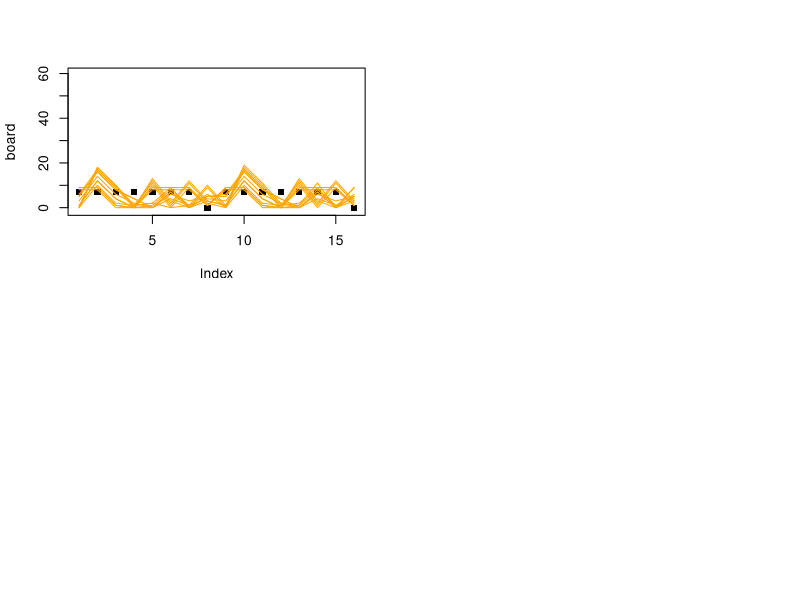

Source code (R):
board  = c( 7, 7, 7, 7, 7, 7, 7, 0,
	     	7, 7, 7, 7, 7, 7, 7, 0)			# Initialize board.
par(mfrow=c(2,2))
plot(board, ylim = c(-1, 60), pch = 15)

pepe = T
pilar = T

housep = sample(1:7, 1)
houser = sample(9:15, 1)
#print(c(housep, houser))
shellsp = board[housep]	
shellsr = board[houser]
dropsp = rep(F, 16)
dropsr = rep(F, 16)
board[housep] = 0
board[houser] = 0
print(board)

while (pepe & pilar) {
while (shellsp > 0) {						
while ((housep+1) < 16 & shellsp > 0) {		
	dropsp[(housep+1)] = T						
	housep = housep + 1
	shellsp = shellsp - 1
	}
stopp = housep
board = board + dropsp
dropsp = rep(F, 16)
housep = 0
}
print(board)
#lines(board, col='cyan')

while (shellsr > 0) {
while ((houser + 1) <= 16 & shellsr > 0) {
	if ((houser + 1) == 8) houser = houser + 1 else houser = houser
	dropsr[(houser+1)] = T						
	houser = houser + 1
	shellsr = shellsr - 1
	}	
stopr = houser
board = board + dropsr
dropsr = rep(F, 16)
houser = 0
}
print(board)
#print(sum(board))
#lines(board, col='pink')

if (stopp == 8) {
	if (sum(board[1:7]) > 0) {
	pepe = T
	housep = sample((which(board[1:7] > 0)), 1)
	shellsp = board[housep]
	dropsp = rep(F, 16)
	board[housep] = 0
	} else pepe = F
	} else {
	if (board[stopp] > 1) {
		pepe = T
		housep = stopp
		shellsp = board[stopp]
		dropsp = rep(F, 16)
		board[stopp] = 0
		} else {
			pepe = F
			if ((stopp < 8) & (board[(8-stopp)*2 + stopp] > 0)) {
				board[8] = board[8] + board[(8-stopp)*2 + stopp] + 1
				board[(8-stopp)*2 + stopp] = 0
				board[stopp] = 0 
				}
			}
		}
if (stopr == 16) {
	if (sum(board[9:15]) > 0) {
	pilar = T
	houser = sample((which(board[9:15]>0)), 1) + 8
	shellsr = board[houser]
	dropsr = rep(F, 16)
	board[houser] = 0
	} else pilar = F
	} else {
	if (board[stopr] > 1) {
		pilar = T
		houser = stopr
		shellsr = board[stopr]
		dropsr = rep(F, 16)
		board[stopr] = 0
		} else {
			pilar = F
			if ((stopr > 8) & (board[stopr - (stopr-8)*2] > 0)) { 
				board[16] = board[16] + board[stopr - (stopr-8)*2] + 1
				board[stopr - (stopr-8)*2] = 0
				board[stopr] = 0
				}
			}
		}

print(paste(stopp, shellsp, housep, pepe))
print(paste(stopr, shellsr, houser, pilar))
#print(board)
#print(sum(board) + shellsr + shellsp)
lines(board, col = 'orange')

if (sum(c(pepe, pilar)) == 0) {
pepe = T
pilar = T

housep = sample((which(board[1:7] > 0)), 1)
houser = sample((which(board[9:15] > 0)), 1) + 8
shellsp = board[housep]	
shellsr = board[houser]
dropsp = rep(F, 16)
dropsr = rep(F, 16)
board[housep] = 0
board[houser] = 0
}
}
 
while (pepe | pilar) {

# pilar's turn
if (pilar) {
while (shellsr > 0) {
while ((houser + 1) <= 16 & shellsr > 0) {
	if ((houser + 1) == 8) houser = houser + 1 else houser = houser
	dropsr[(houser+1)] = T						
	houser = houser + 1
	shellsr = shellsr - 1
	}	
stopr = houser
board = board + dropsr
dropsr = rep(F, 16)
houser = 0
}
print(board)
if (stopr == 16) {
	if (sum(board[9:15]) > 0) {
		pilar = T
		houser = sample((which(board[9:15]>0)), 1) + 8
		shellsr = board[houser]
		dropsr = rep(F, 16)
		board[houser] = 0
	} else {
		if (sum(board[1:7]) > 0) {
			pilar = F
			pepe = T
			housep = sample((which(board[1:7] > 0)), 1)
			shellsp = board[housep]
			dropsp = rep(F, 16)
			board[housep] = 0
		} else {
			pilar = F
			pepe = F
		}
	}
} else {
	if (board[stopr] > 1) {
		pilar = T
		houser = stopr
		shellsr = board[stopr]
		dropsr = rep(F, 16)
		board[stopr] = 0
	} else {
		if (stopr < 8) {
			pilar = F
			pepe = T
			housep = sample((which(board[1:7] > 0)), 1)
			shellsp = board[housep]
			dropsp = rep(F, 16)
			board[housep] = 0
		} else {
			if ((sum(board[1:7])- board[stopr - (stopr-8)*2]) > 0) {
				if (board[stopr - (stopr-8)*2] == 0) {
					pilar = F
					pepe = T
					housep = sample((which(board[1:7] > 0)), 1)
					shellsp = board[housep]
					dropsp = rep(F, 16)
					board[housep] = 0
				} else {
					pilar = F
					board[16] = board[16] + board[stopr - (stopr-8)*2] + 1
					board[stopr - (stopr-8)*2] = 0
					board[stopr] = 0
					pepe = T
					housep = sample((which(board[1:7] > 0)), 1)
					shellsp = board[housep]
						dropsp = rep(F, 16)
					board[housep] = 0
				}
			} else {
				pilar = T
				houser = stopr
				shellsr = board[stopr]
				dropsr = rep(F, 16)
				board[stopr] = 0
			}
		}
	}
}
} else {

# pepe's turn. also works.
while (shellsp > 0) {						
while ((housep+1) < 16 & shellsp > 0) {		
	dropsp[(housep+1)] = T						
	housep = housep + 1
	shellsp = shellsp - 1
	}
stopp = housep
board = board + dropsp
dropsp = rep(F, 16)
housep = 0
}
print(board)
if (stopp == 8) {
	if (sum(board[1:7]) > 0) {
		pepe = T
		housep = sample((which(board[1:7] > 0)), 1)
		shellsp = board[housep]
		dropsp = rep(F, 16)
		board[housep] = 0
	} else {
		if (sum(board[9:15]) > 0) {
			pepe = F
			pilar = T
			houser = sample((which(board[9:15]>0)), 1) + 8
			shellsr = board[houser]
			dropsr = rep(F, 16)
			board[houser] = 0
		} else {
			pilar = F
			pepe = F
		}
	}
} else {
	if (board[stopp] > 1) {
		pepe = T
		housep = stopp
		shellsp = board[stopp]
		dropsp = rep(F, 16)
		board[stopp] = 0
	} else {
		if (stopp > 8) {
			pepe = F
			pilar = T
			houser = sample((which(board[9:15]>0)), 1) + 8
			shellsr = board[houser]
			dropsr = rep(F, 16)
			board[houser] = 0
		} else {
			if ((sum(board[9:15])- board[(8-stopp)*2 + stopp]) > 0) { 
				if (board[(8-stopp)*2 + stopp] == 0) {
					pepe = F
					pilar = T
					houser = sample((which(board[9:15]>0)), 1) + 8
					shellsr = board[houser]
					dropsr = rep(F, 16)
					board[houser] = 0
				} else {
					pepe = F
					board[8] = board[8] + board[(8-stopp)*2 + stopp] + 1
					board[(8-stopp)*2 + stopp] = 0
					board[stopp] = 0 
					pilar = T
					houser = sample((which(board[9:15]>0)), 1) + 8
					shellsr = board[houser]
					dropsr = rep(F, 16)
					board[houser] = 0
				}
			} else {
				pepe = T
				housep = sample((which(board[1:7] > 0)), 1)
				shellsp = board[housep]
				dropsp = rep(F, 16)
				board[housep] = 0
			}
		}
	}
}
}
}